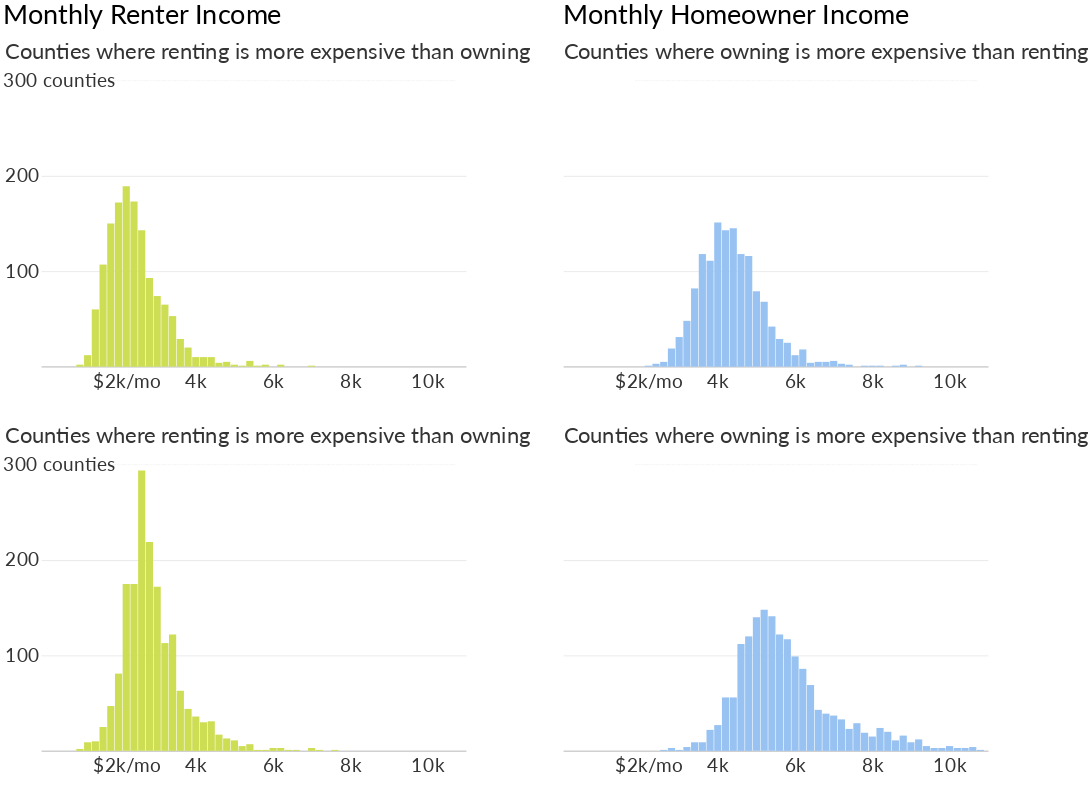

Notebook cell for this chart:
### Code cell
incomes_charts = (charts_dict[0] | charts_dict[1]) & (charts_dict[2] | charts_dict[3])
incomes_charts

### Figure 1 — Vega-Lite specification as saved in the notebook (floating-point values rounded to 4 significant figures)
{"width": 600, "height": 400, "background": "white", "config": {"title": {"fontWeight": "normal", "fontSize": 44, "anchor": "start", "font": "Lato", "offset": 5}, "axisX": {"grid": false, "labelFont": "Lato", "labelFontSize": 16, "labelAngle": 0, "labelPadding": 10, "ticks": false, "tickSize": 5, "title": null, "titleFont": "Lato", "titleFontSize": 16, "titleFontWeight": "normal", "titleY": 30, "titleX": 280}, "axisY": {"grid": true, "gridOpacity": 1, "labelFont": "Lato", "labelFontSize": 16, "labelLimit": 100, "labelAlign": "left", "labelPadding": 20, "ticks": false, "title": null, "titleFont": "Lato", "titleFontWeight": "normal", "titleFontSize": 16, "titleAlign": "left", "titleAngle": 0, "titleY": -20, "titleX": -20, "domainWidth": 0}, "view": {"strokeOpacity": 0}}, "vconcat": [{"hconcat": [{"layer": [{"data": {"name": "data-7577eb4c0b237e17ba1bc357e80d5722"}, "mark": {"type": "text", "dx": 0, "dy": -4, "fontSize": 11.5, "fontWeight": "bold", "opacity": 0.09}, "encoding": {"text": {"type": "nominal", "field": "text"}, "x": {"type": "quantitative", "field": "x", "scale": {"domain": [1000, 10000]}}, "y": {"type": "quantitative", "field": "y"}}}, {"data": {"name": "data-5a8d7d5e9601b04bb4b347dd34920f33"}, "mark": {"type": "bar", "color": "#cede54", "size": 11.8}, "encoding": {"x": {"type": "quantitative", "axis": {"format": "~s", "labelFontSize": 32, "labelOpacity": 0.8, "titleOpacity": 0.7, "titleY": 35, "values": [4000, 6000, 8000, 10000]}, "field": "Bin", "scale": {"domain": [1000, 10000]}}, "y": {"type": "quantitative", "axis": {"labelFontSize": 32, "labelOpacity": 0.8, "labelPadding": 60, "titleFontSize": 36, "titleOpacity": 0.8, "titleX": -60, "titleY": 50, "values": [100, 200]}, "field": "Count", "scale": {"domain": [0, 350]}, "title": "Counties where renting is more expensive than owning"}}, "title": "Monthly Renter Income"}, {"data": {"name": "data-ae80e88516c1616baa19089055cec545"}, "mark": {"type": "text", "dx": -5, "dy": 25, "font": "lato", "fontSize": 32, "opacity": 0.8}, "encoding": {"text": {"type": "nominal", "field": "text"}, "x": {"type": "quantitative", "field": "x"}, "y": {"type": "quantitative", "field": "y"}}}, {"data": {"name": "data-ddccd6af646b7f30406e1fd1912597ae"}, "mark": {"type": "text", "dx": -5, "dy": 0, "font": "lato", "fontSize": 32, "opacity": 0.8}, "encoding": {"text": {"type": "nominal", "field": "text"}, "x": {"type": "quantitative", "field": "x"}, "y": {"type": "quantitative", "field": "y"}}}, {"data": {"name": "data-05f593f4b0105a29f9e87eeb816e175d"}, "mark": {"type": "rule", "opacity": 0, "size": 3}, "encoding": {"x": {"type": "quantitative", "field": "x"}, "y": {"type": "quantitative", "field": "y"}, "y2": {"field": "text"}}}], "height": 550, "width": 700}, {"layer": [{"data": {"name": "data-7577eb4c0b237e17ba1bc357e80d5722"}, "mark": {"type": "text", "dx": 0, "dy": -4, "fontSize": 11.5, "fontWeight": "bold", "opacity": 0.09}, "encoding": {"text": {"type": "nominal", "field": "text"}, "x": {"type": "quantitative", "field": "x", "scale": {"domain": [1000, 10000]}}, "y": {"type": "quantitative", "field": "y"}}}, {"data": {"name": "data-5b0f1fe251132edd73a36dc6323e830c"}, "mark": {"type": "bar", "color": "#97c2f2", "size": 11.8}, "encoding": {"x": {"type": "quantitative", "axis": {"format": "~s", "labelFontSize": 32, "labelOpacity": 0.8, "titleOpacity": 0.7, "titleY": 35, "values": [4000, 6000, 8000, 10000]}, "field": "Bin", "scale": {"domain": [1000, 10000]}}, "y": {"type": "quantitative", "axis": {"labelFontSize": 32, "labelOpacity": 0, "labelPadding": 0, "titleFontSize": 36, "titleOpacity": 0.8, "titleX": 0, "titleY": 50, "values": [100, 200]}, "field": "Count", "scale": {"domain": [0, 350]}, "title": "Counties where owning is more expensive than renting"}}, "title": "Monthly Homeowner Income"}, {"data": {"name": "data-ae80e88516c1616baa19089055cec545"}, "mark": {"type": "text", "dx": -5, "dy": 25, "font": "lato", "fontSize": 32, "opacity": 0.8}, "encoding": {"text": {"type": "nominal", "field": "text"}, "x": {"type": "quantitative", "field": "x"}, "y": {"type": "quantitative", "field": "y"}}}, {"data": {"name": "data-ddccd6af646b7f30406e1fd1912597ae"}, "mark": {"type": "text", "dx": 500, "dy": 0, "font": "lato", "fontSize": 32, "opacity": 0}, "encoding": {"text": {"type": "nominal", "field": "text"}, "x": {"type": "quantitative", "field": "x"}, "y": {"type": "quantitative", "field": "y"}}}, {"data": {"name": "data-05f593f4b0105a29f9e87eeb816e175d"}, "mark": {"type": "rule", "opacity": 0, "size": 3}, "encoding": {"x": {"type": "quantitative", "field": "x"}, "y": {"type": "quantitative", "field": "y"}, "y2": {"field": "text"}}}], "height": 550, "width": 700}]}, {"hconcat": [{"layer": [{"data": {"name": "data-7577eb4c0b237e17ba1bc357e80d5722"}, "mark": {"type": "text", "dx": 0, "dy": -4, "fontSize": 11.5, "fontWeight": "bold", "opacity": 0.09}, "encoding": {"text": {"type": "nominal", "field": "text"}, "x": {"type": "quantitative", "field": "x", "scale": {"domain": [1000, 10000]}}, "y": {"type": "quantitative", "field": "y"}}}, {"data": {"name": "data-fdcc87dee808c3f00794108ea7029c5e"}, "mark": {"type": "bar", "color": "#cede54", "size": 11.8}, "encoding": {"x": {"type": "quantitative", "axis": {"format": "~s", "labelFontSize": 32, "labelOpacity": 0.8, "titleOpacity": 0.7, "titleY": 35, "values": [4000, 6000, 8000, 10000]}, "field": "Bin", "scale": {"domain": [1000, 10000]}}, "y": {"type": "quantitative", "axis": {"labelFontSize": 32, "labelOpacity": 0.8, "labelPadding": 60, "titleFontSize": 36, "titleOpacity": 0.8, "titleX": -60, "titleY": 50, "values": [100, 200]}, "field": "Count", "scale": {"domain": [0, 350]}, "title": "Counties where renting is more expensive than owning"}}, "title": ""}, {"data": {"name": "data-ae80e88516c1616baa19089055cec545"}, "mark": {"type": "text", "dx": -5, "dy": 25, "font": "lato", "fontSize": 32, "opacity": 0.8}, "encoding": {"text": {"type": "nominal", "field": "text"}, "x": {"type": "quantitative", "field": "x"}, "y": {"type": "quantitative", "field": "y"}}}, {"data": {"name": "data-ddccd6af646b7f30406e1fd1912597ae"}, "mark": {"type": "text", "dx": -5, "dy": 0, "font": "lato", "fontSize": 32, "opacity": 0.8}, "encoding": {"text": {"type": "nominal", "field": "text"}, "x": {"type": "quantitative", "field": "x"}, "y": {"type": "quantitative", "field": "y"}}}, {"data": {"name": "data-05f593f4b0105a29f9e87eeb816e175d"}, "mark": {"type": "rule", "opacity": 0, "size": 3}, "encoding": {"x": {"type": "quantitative", "field": "x"}, "y": {"type": "quantitative", "field": "y"}, "y2": {"field": "text"}}}], "height": 550, "width": 700}, {"layer": [{"data": {"name": "data-7577eb4c0b237e17ba1bc357e80d5722"}, "mark": {"type": "text", "dx": 0, "dy": -4, "fontSize": 11.5, "fontWeight": "bold", "opacity": 0.09}, "encoding": {"text": {"type": "nominal", "field": "text"}, "x": {"type": "quantitative", "field": "x", "scale": {"domain": [1000, 10000]}}, "y": {"type": "quantitative", "field": "y"}}}, {"data": {"name": "data-1ad9a20f97aba60aaa73fd2c6f99d031"}, "mark": {"type": "bar", "color": "#97c2f2", "size": 11.8}, "encoding": {"x": {"type": "quantitative", "axis": {"format": "~s", "labelFontSize": 32, "labelOpacity": 0.8, "titleOpacity": 0.7, "titleY": 35, "values": [4000, 6000, 8000, 10000]}, "field": "Bin", "scale": {"domain": [1000, 10000]}}, "y": {"type": "quantitative", "axis": {"labelFontSize": 32, "labelOpacity": 0, "labelPadding": 0, "titleFontSize": 36, "titleOpacity": 0.8, "titleX": 0, "titleY": 50, "values": [100, 200]}, "field": "Count", "scale": {"domain": [0, 350]}, "title": "Counties where owning is more expensive than renting"}}, "title": ""}, {"data": {"name": "data-ae80e88516c1616baa19089055cec545"}, "mark": {"type": "text", "dx": -5, "dy": 25, "font": "lato", "fontSize": 32, "opacity": 0.8}, "encoding": {"text": {"type": "nominal", "field": "text"}, "x": {"type": "quantitative", "field": "x"}, "y": {"type": "quantitative", "field": "y"}}}, {"data": {"name": "data-ddccd6af646b7f30406e1fd1912597ae"}, "mark": {"type": "text", "dx": 500, "dy": 0, "font": "lato", "fontSize": 32, "opacity": 0}, "encoding": {"text": {"type": "nominal", "field": "text"}, "x": {"type": "quantitative", "field": "x"}, "y": {"type": "quantitative", "field": "y"}}}, {"data": {"name": "data-05f593f4b0105a29f9e87eeb816e175d"}, "mark": {"type": "rule", "opacity": 0, "size": 3}, "encoding": {"x": {"type": "quantitative", "field": "x"}, "y": {"type": "quantitative", "field": "y"}, "y2": {"field": "text"}}}], "height": 550, "width": 700}]}], "$schema": "https://vega.github.io/schema/vega-lite/v4.0.0.json", "datasets": {"data-7577eb4c0b237e17ba1bc357e80d5722": [{"x": 6300, "y": 300, "text": "______________________________________________________________________________________________"}], "data-5a8d7d5e9601b04bb4b347dd34920f33": [{"Bin": 3000, "Count": 74}, {"Bin": 3200, "Count": 65}, {"Bin": 1600, "Count": 107}, {"Bin": 2200, "Count": 189}, {"Bin": 2000, "Count": 172}, {"Bin": 2400, "Count": 173}, {"Bin": 1800, "Count": 150}, {"Bin": 1400, "Count": 60}, {"Bin": 2600, "Count": 143}, {"Bin": 2800, "Count": 93}, {"Bin": 5400, "Count": 6}, {"Bin": 7000, "Count": 1}, {"Bin": 4400, "Count": 10}, {"Bin": 6200, "Count": 2}, {"Bin": 5800, "Count": 2}, {"Bin": 3800, "Count": 20}, {"Bin": 4600, "Count": 4}, {"Bin": 4800, "Count": 5}, {"Bin": 3400, "Count": 53}, {"Bin": 4000, "Count": 10}, {"Bin": 5600, "Count": 1}, {"Bin": 1200, "Count": 12}, {"Bin": 3600, "Count": 29}, {"Bin": 4200, "Count": 10}, {"Bin": 1000, "Count": 2}, {"Bin": 5200, "Count": 1}, {"Bin": 5000, "Count": 2}], "data-ae80e88516c1616baa19089055cec545": [{"x": 2300, "y": 0, "text": "$2k/mo"}], "data-ddccd6af646b7f30406e1fd1912597ae": [{"x": 550, "y": 300, "text": "300 counties"}], "data-05f593f4b0105a29f9e87eeb816e175d": [{"x": 13200, "y": 0, "text": -40}], "data-5b0f1fe251132edd73a36dc6323e830c": [{"Bin": 5400, "Count": 42}, {"Bin": 4000, "Count": 151}, {"Bin": 4400, "Count": 145}, {"Bin": 4600, "Count": 118}, {"Bin": 3800, "Count": 111}, {"Bin": 3400, "Count": 82}, {"Bin": 5600, "Count": 29}, {"Bin": 4800, "Count": 116}, {"Bin": 3200, "Count": 48}, {"Bin": 4200, "Count": 143}, {"Bin": 3600, "Count": 118}, {"Bin": 5000, "Count": 79}, {"Bin": 2200, "Count": 1}, {"Bin": 6400, "Count": 4}, {"Bin": 8200, "Count": 1}, {"Bin": 8600, "Count": 1}, {"Bin": 7200, "Count": 3}, {"Bin": 5800, "Count": 25}, {"Bin": 6200, "Count": 18}, {"Bin": 5200, "Count": 68}, {"Bin": 6600, "Count": 5}, {"Bin": 7000, "Count": 6}, {"Bin": 2600, "Count": 5}, {"Bin": 3000, "Count": 31}, {"Bin": 6000, "Count": 12}, {"Bin": 2800, "Count": 19}, {"Bin": 2400, "Count": 3}, {"Bin": 6800, "Count": 5}, {"Bin": 8800, "Count": 2}, {"Bin": 7400, "Count": 2}, {"Bin": 8000, "Count": 1}, {"Bin": 9200, "Count": 1}, {"Bin": 7800, "Count": 1}], "data-fdcc87dee808c3f00794108ea7029c5e": [{"Bin": 2200, "Count": 175}, {"Bin": 2800, "Count": 219}, {"Bin": 1200, "Count": 9}, {"Bin": 2600, "Count": 294}, {"Bin": 2400, "Count": 175}, {"Bin": 1400, "Count": 10}, {"Bin": 2000, "Count": 81}, {"Bin": 1600, "Count": 25}, {"Bin": 3000, "Count": 172}, {"Bin": 3800, "Count": 44}, {"Bin": 4800, "Count": 13}, {"Bin": 4400, "Count": 31}, {"Bin": 5000, "Count": 11}, {"Bin": 3600, "Count": 63}, {"Bin": 4600, "Count": 17}, {"Bin": 3400, "Count": 122}, {"Bin": 5200, "Count": 5}, {"Bin": 3200, "Count": 113}, {"Bin": 5800, "Count": 1}, {"Bin": 4200, "Count": 30}, {"Bin": 7000, "Count": 3}, {"Bin": 4000, "Count": 36}, {"Bin": 6200, "Count": 3}, {"Bin": 1800, "Count": 47}, {"Bin": 1000, "Count": 2}, {"Bin": 5400, "Count": 7}, {"Bin": 6000, "Count": 3}, {"Bin": 6400, "Count": 1}, {"Bin": 5600, "Count": 1}, {"Bin": 7600, "Count": 1}, {"Bin": 6600, "Count": 1}, {"Bin": 7200, "Count": 1}], "data-1ad9a20f97aba60aaa73fd2c6f99d031": [{"Bin": 3400, "Count": 9}, {"Bin": 5800, "Count": 117}, {"Bin": 3600, "Count": 9}, {"Bin": 5600, "Count": 122}, {"Bin": 3800, "Count": 22}, {"Bin": 5000, "Count": 140}, {"Bin": 4200, "Count": 56}, {"Bin": 7000, "Count": 37}, {"Bin": 4400, "Count": 56}, {"Bin": 5400, "Count": 141}, {"Bin": 4000, "Count": 27}, {"Bin": 5200, "Count": 148}, {"Bin": 7200, "Count": 33}, {"Bin": 9000, "Count": 9}, {"Bin": 8000, "Count": 15}, {"Bin": 6200, "Count": 86}, {"Bin": 9200, "Count": 12}, {"Bin": 6400, "Count": 69}, {"Bin": 8200, "Count": 24}, {"Bin": 7400, "Count": 23}, {"Bin": 7600, "Count": 29}, {"Bin": 6600, "Count": 43}, {"Bin": 4600, "Count": 112}, {"Bin": 4800, "Count": 120}, {"Bin": 6000, "Count": 99}, {"Bin": 10600, "Count": 4}, {"Bin": 9600, "Count": 3}, {"Bin": 7800, "Count": 19}, {"Bin": 8800, "Count": 16}, {"Bin": 9400, "Count": 5}, {"Bin": 8400, "Count": 20}, {"Bin": 6800, "Count": 39}, {"Bin": 8600, "Count": 11}, {"Bin": 10000, "Count": 5}, {"Bin": 2600, "Count": 1}, {"Bin": 2800, "Count": 3}, {"Bin": 3000, "Count": 1}, {"Bin": 3200, "Count": 4}, {"Bin": 9800, "Count": 3}, {"Bin": 10400, "Count": 3}, {"Bin": 10200, "Count": 3}, {"Bin": 10800, "Count": 1}]}}
